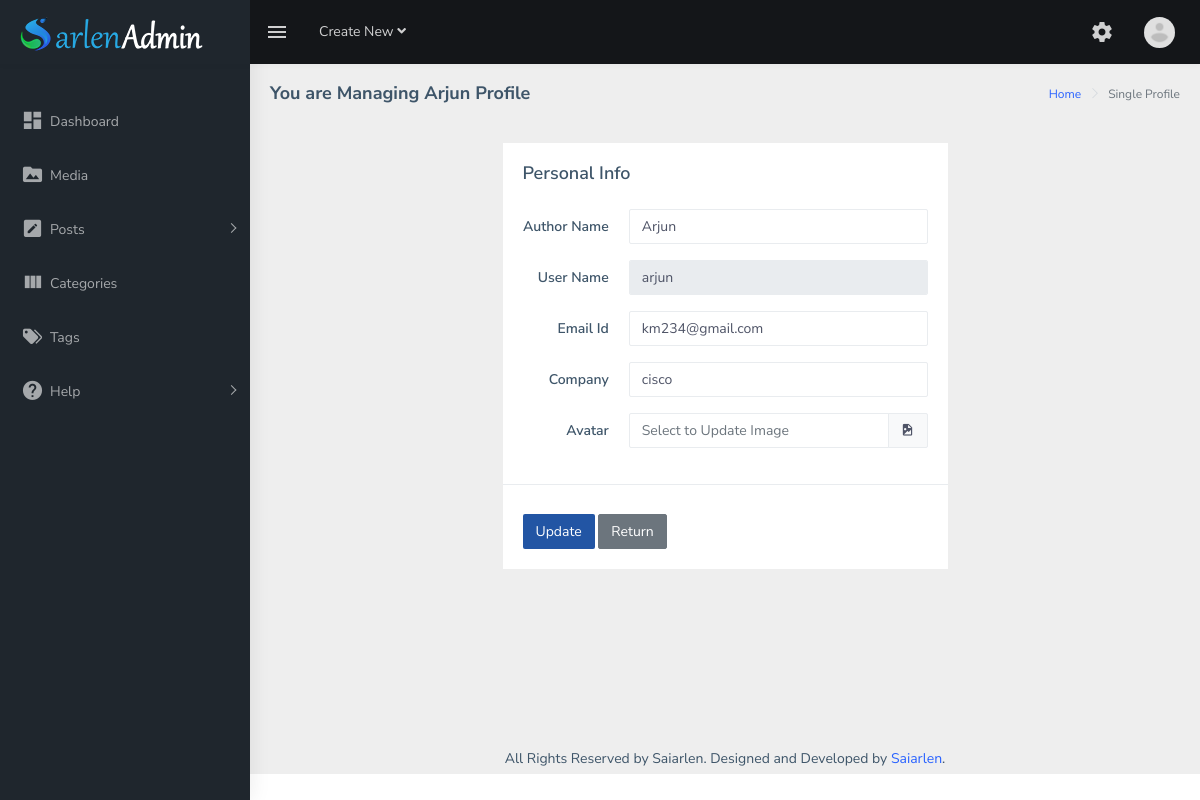
Screenshot of /admin/single-user.php?type=user&id=26&name=Arjun (signed in) with the database file from the repository.
### tables this page shows
CREATE TABLE `ar_admin` (
  `ar_userid` int(11) NOT NULL,
  `ar_username` varchar(255) NOT NULL,
  `ar_authemail` varchar(255) NOT NULL,
  `ar_password` varchar(255) NOT NULL,
  `ar_authorname` varchar(255) NOT NULL,
  `ar_company` varchar(255) NOT NULL,
  `ar_avatar` varchar(255) NOT NULL,
  `ar_role` varchar(255) NOT NULL
);

### admin/single-user.php (the view, shortened to what this page needs)
<?php
require_once("header.php");
?>
<div class="page-breadcrumb" style="margin-bottom: 15px;">
    <div class="row">
        <div class="col-12 d-flex no-block align-items-center">
            <h4 class="page-title"><span>You are Managing <?php echo ucfirst($_GET["name"]); ?> Profile</span></h4>
            <div class="ml-auto text-right">
                <nav aria-label="breadcrumb">
                    <ol class="breadcrumb">
                        <li class="breadcrumb-item"><a href="home.php">Home</a></li>
                        <li class="breadcrumb-item active" aria-current="page">Single Profile</li>
                    </ol>
                </nav>
            </div>
        </div>
    </div>
</div>
<?php
if ($_GET["type"] == "user") :
    $fuser_id = $_GET["id"];
    $user_update_sql = "SELECT * FROM ar_admin WHERE ar_userid='$fuser_id' limit 1";
    $userupdate_result = mysqli_query($conn, $user_update_sql);
    if (mysqli_num_rows($userupdate_result) > 0) {
        $usrupdata = mysqli_fetch_assoc($userupdate_result);
    } else {
        echo "<script>alert('Selected User not found! Please try Again.');location.href = 'manage-users.php';</script>";
    }
?>
    <div class="container-fluid">
        <div class="row justify-content-center">
            <div class="col-md-6 ar-common-minheight">
                <div class="card">
                    <form id="authform" class="form-horizontal" method="POST">
                        <div id="profilefm" class="card-body">
                            <h4 class="card-title mb-4">Personal Info</h4>
                            <div class="form-group row">
                                <label for="authname" class="col-sm-3 text-right control-label col-form-label">Author
                                    Name</label>
                                <div class="col-sm-9">
                                    <input type="text" class="form-control" id="authname" value="<?php echo $usrupdata['ar_authorname']; ?>" placeholder="New Author Name Here" required>
                                </div>
                            </div>
                            <div class="form-group row">
                                <label for="authusername" class="col-md-3 text-right control-label col-form-label">User Name
                                </label>
                                <div class="col-md-9">
                                    <input type="text" class="form-control" id="authusername" value="<?php echo $usrupdata['ar_username']; ?>" placeholder="User Name Here" disabled>
                                </div>
                            </div>
                            <div class="form-group row">
                                <label for="authemail" class="col-sm-3 text-right control-label col-form-label">Email
                                    Id</label>
                                <div class="col-sm-9">
                                    <input type="email" class="form-control" id="authemail" value="<?php echo $usrupdata['ar_authemail']; ?>" placeholder="Author Email Here" required>
                                </div>
                            </div>
                            <div class="form-group row">
                                <label for="authcompany" class="col-sm-3 text-right control-label col-form-label">Company</label>
                                <div class="col-sm-9">
                                    <input type="text" class="form-control" id="authcompany" value="<?php echo $usrupdata['ar_company']; ?>" placeholder="Company Name Here">
                                </div>
                            </div>
                            <div class="form-group row">
                                <label for="authavtar" class="col-sm-3 text-right control-label col-form-label">Avatar</label>
                                <div class="col-sm-9">
                                    <div class="input-group">
                                        <input type="text" class="form-control" id="authavtar" placeholder="Select to Update Image">
                                        <div class="input-group-append">
                                            <span class="input-group-text" id="basic-addon2"></span>
                                        </div>
                                    </div>
                                </div>
                            </div>
                        </div>
                        <div class="border-top">
                            <div class="card-body">
                                <button type="submit" id="authorupdate" value="submit" class="btn badge-info">Update</button>
                                <a href="manage-users.php" class="btn btn-secondary">Return</a>
                            </div>
                        </div>
                    </form>
                </div>
            </div>
        </div>
    </div>
<?php
else :
    echo "<script>alert('Something Went Wrong! Please try Again.');location.href = 'manage-users.php';</script>";
endif;
require_once("footer.php"); ?>

### admin/header.php (shortened to what this page needs)
<?php
if (file_exists("inc/core.php")) {
    require_once("inc/core.php");
}
$appSettings = arSettings($conn);
$appdboard = json_decode($appSettings[0], true);
?>
<!DOCTYPE html>
<html dir="ltr" lang="en">
<head>
    <link href="deps/css/multicheck.css" rel="stylesheet">
    <link href="deps/css/bootstrap.css" rel="stylesheet">
    <link href="deps/css/animate.css" rel="stylesheet">
    <link href="deps/css/dashboard.css" rel="stylesheet">
    <link href="deps/css/select2.min.css" rel="stylesheet">
    <link href="deps/css/bootstrap-datepicker.min.css" rel="stylesheet">
    <link href="deps/css/arlen-style.css" rel="stylesheet">
</head>
<body>
    <div id="main-wrapper">
        <header class="topbar" data-navbarbg="skin5">
            <nav class="navbar top-navbar navbar-expand-md navbar-dark">
                <div class="navbar-header" data-logobg="skin5">
                    <a class="navbar-brand" href="home.php">
                        <b class="logo-icon p-l-10">
                            <img src="<?php arFn($appdboard['iconlogo'], 'deps/img/icon-logo.png'); ?>" alt="homepage" class="light-logo" />
                        </b>
                        <span class="logo-text">
                            <img src="<?php arFn($appdboard['iconlogo'], 'deps/img/text-logo.png'); ?>" alt="homepage" class="light-logo" />
                        </span>
                    </a>
                </div>
                <div class="navbar-collapse collapse" id="navbarSupportedContent" data-navbarbg="skin5">
                    <ul class="navbar-nav float-left mr-auto">
                        <li class="nav-item d-none d-md-block"><a class="nav-link sidebartoggler waves-effect waves-light" href="javascript:void(0)" data-sidebartype="mini-sidebar"><i class="mdi mdi-menu font-24"></i></a></li>
                        <li class="nav-item dropdown">
                            <a class="nav-link dropdown-toggle" href="#" id="navbarDropdown" role="button" data-toggle="dropdown" aria-haspopup="true" aria-expanded="false">
                                <span class="d-none d-md-block">Create New <i class="fa fa-angle-down"></i></span>
                            </a>
                        </li>
                    </ul>
                    <ul class="navbar-nav float-right">
                        <li class="nav-item dropdown">
                            <a class="nav-link waves-effect waves-dark" href="settings.php" aria-expanded="false">
                                <div class="mdi mdi-settings font-24 rotating"></div>
                            </a>
                        </li>
                        <li class="nav-item dropdown">
                            <a id="imgaload" class="nav-link dropdown-toggle text-muted waves-effect waves-dark pro-pic" href="" data-toggle="dropdown" aria-haspopup="true" aria-expanded="false"><img id="proimg" src="<?php arUserIdentifier($conn, $loginuser, 1); ?>" alt="user" class="rounded-circle" width="31" height="31">
                            </a>
                        </li>
                    </ul>
                </div>
            </nav>
        </header>
        <aside class="left-sidebar" data-sidebarbg="skin5">
            <div class="scroll-sidebar">
                <nav class="sidebar-nav">
                    <ul id="sidebarnav" class="p-t-30">
                        <li class="sidebar-item"> <a class="sidebar-link waves-effect waves-dark sidebar-link " href="home.php" aria-expanded="false"><i class="mdi mdi-view-dashboard"></i><span class="hide-menu">Dashboard</span></a></li>
                        <li class="sidebar-item"> <a class="sidebar-link waves-effect waves-dark sidebar-link" href="media.php" aria-expanded="false"><i class="mdi mdi-folder-image"></i><span class="hide-menu">Media</span></a></li>
                        <li class="sidebar-item"> <a class="sidebar-link has-arrow waves-effect waves-dark" href="javascript:void(0)" aria-expanded="false"><i class="mdi mdi-pencil-box"></i><span class="hide-menu">Posts </span></a>
                        </li>
                        <li class="sidebar-item"> <a class="sidebar-link waves-effect waves-dark sidebar-link" href="categories.php" aria-expanded="false"><i class="mdi mdi-view-column"></i><span class="hide-menu">Categories</span></a></li>
                        <li class="sidebar-item"> <a class="sidebar-link waves-effect waves-dark sidebar-link" href="tags.php" aria-expanded="false"><i class="mdi mdi-tag-multiple"></i><span class="hide-menu">Tags</span></a></li>
                        <?php if ($appdboard['htab'] == 1) : ?>
                            <?php if (arUserIdentifier($conn, $loginuser, 3) == "superadmin") : ?>
                                <li class="sidebar-item"> <a class="sidebar-link has-arrow waves-effect waves-dark" href="javascript:void(0)" aria-expanded="false"><i class="mdi mdi-help-circle"></i><span class="hide-menu">Help </span></a>
                                </li>
                            <?php endif; ?>
                        <?php endif; ?>
                    </ul>
                </nav>
            </div>
        </aside>
        <div class="page-wrapper">

### admin/deps/css/arlen-style.css (style rules this page uses)
* { outline: none; }
.btn { -webkit-box-shadow: none !important; box-shadow: none !important; }
header.topbar { position: fixed; width: 100%; }
aside.left-sidebar { position: fixed; }
#main-wrapper .page-wrapper { margin-left: 250px; margin-top: 60px; }
@media (min-width: 860px) { .ar-common-minheight { min-height: 570px; } }
#basic-addon2::before { content: "\F21F"; display: inline-block; font: normal normal normal 24px/1 "Material Design Icons"; font-size: inherit; text-rendering: auto; line-height: inherit; -webkit-font-smoothing: antialiased; -moz-osx-font-smoothing: grayscale; transform: translate(0, 0); }
input.disabled, input:disabled { opacity: 0.8; cursor: not-allowed; }

### rows the page displays
ar_admin: ar_avatar (placeholder picture)
ar_admin: ar_authorname "Arjun", ar_username "arjun", ar_authemail "km234@gmail.com", ar_company "cisco"

### other values shown
$_GET["name"] "Arjun"
